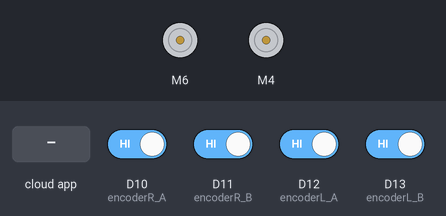
Simulated run of this sketch. Board: Arduino Zero (SAMD21). On the bench: 2 × DC motor (green arrow = forward, orange = backward, longer = faster). The test bench sets the inputs (shaded band); at power-on: D10 (encoderR_A), D11 (encoderR_B), D12 (encoderL_A), D13 (encoderL_B) HIGH. The ROS host is connected and sends only what is stated.

Above: at 1.2 s.
1.3 s: the phone or cloud app sets command to -100
At 2.2 s:
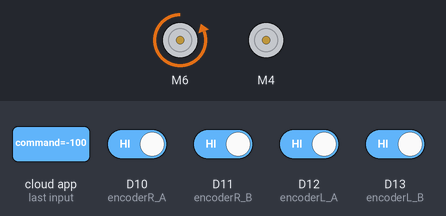
2.8 s: the phone or cloud app sets command to 100
At 5.0 s:
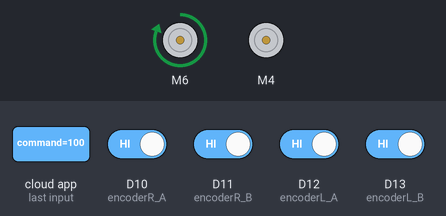
5.7 s: the phone or cloud app sets command to -100
At 8.2 s:
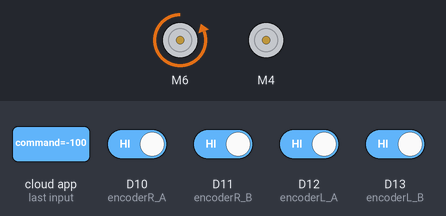
8.5 s: the phone or cloud app sets command to 0
At 8.9 s:
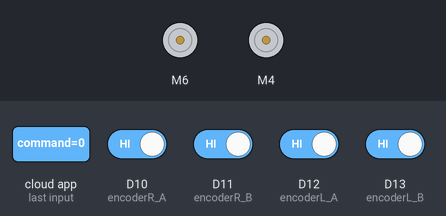
Timing chart, 0 to 11.0 s (numbered marks = the images above; inputs shaded):
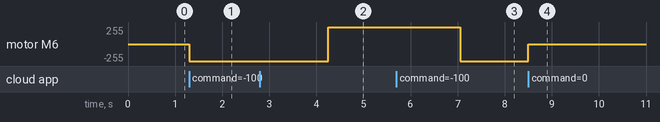

The sketch:

sketch_may07b.ino
```cpp
#define Serial SerialUSB
#define US_USBCON 1

#include <CytronMotorDriver.h>
#include <ArduinoHardware.h>
#include <ros.h>
#include <std_msgs/Int64.h>
#include <std_msgs/Float32.h>

CytronMD motor_r(PWM_DIR, 4, 3);
CytronMD motor_l(PWM_DIR, 6, 5);

int encoderL_A = 12;
int encoderL_B = 13;
int encoderR_A = 10;
int encoderR_B = 11;

double total_pulse = 40120;

long prevT_L = 0;
long prevT_R = 0;

long posPrev_L = 0;
float vlFilt = 0;
float vlPrev = 0;
float vt_L = 0;
long posPrev_R = 0;
float vrFilt = 0;
float vrPrev = 0;
float vt_R = 0;

volatile long pulse_L = 0;
volatile long pulse_R = 0;
int pulsesChanged = 0;

float kp = 35;
float ki = 650;

float e_L = 0;
float e_R = 0;
float eintegral_L = 0;
float eintegral_R = 0;

ros::NodeHandle nh;

std_msgs::Int64 encL_msg;
std_msgs::Int64 encR_msg;

ros::Publisher EncL("Enc_L", &encL_msg);
ros::Publisher EncR("Enc_R", &encR_msg);

void CallBack_L(const std_msgs::Float32& vel_l) {
  vt_L = vel_l.data;
}
void CallBack_R(const std_msgs::Float32& vel_r) {
  vt_R = vel_r.data;
}

ros::Subscriber <std_msgs::Float32> Motor_L("/control_left_wheel/command", CallBack_L);
ros::Subscriber <std_msgs::Float32> Motor_R("/control_right_wheel/command", CallBack_R);

void setup() {
  nh.getHardware() -> setBaud(57600);
  nh.initNode();
  nh.subscribe(Motor_L);
  nh.subscribe(Motor_R);
  nh.advertise(EncL);
  nh.advertise(EncR);

  attachInterrupt(encoderL_A, PULSE_L_A_CHANGE, CHANGE);
  attachInterrupt(encoderL_B, PULSE_L_B_CHANGE, CHANGE);
  attachInterrupt(encoderR_A, PULSE_R_A_CHANGE, CHANGE);
  attachInterrupt(encoderR_B, PULSE_R_B_CHANGE, CHANGE);
}
void loop() {
  while(!nh.connected()){
    nh.spinOnce();
    motor_l.setSpeed(0);
    motor_r.setSpeed(0);
    e_L = 0;
    e_R = 0;
    eintegral_L = 0;
    eintegral_R = 0;
  }

  nh.spinOnce();

  if (pulsesChanged != 0) {
    pulsesChanged = 0;

    encL_msg.data = pulse_L;
    encR_msg.data = pulse_R;
    EncL.publish(&encR_msg);
    EncR.publish(&encR_msg);
  }

  int pos_L = 0;
  int pos_R = 0;
  noInterrupts();
  pos_L = pulse_L;
  pos_R = pulse_R;
  interrupts();

  long currT_L = micros();
  float deltaT_L = ((float)(currT_L - prevT_L)) / 1.0e6;
  float velocity_L = (pos_L - posPrev_L) / deltaT_L;
  posPrev_L = pos_L;
  prevT_L = currT_L;

  long currT_R = micros();
  float deltaT_R = ((float)(currT_R - prevT_R)) / 1.0e6;
  float velocity_R = (pos_R - posPrev_R) / deltaT_R;
  posPrev_R = pos_R;
  prevT_R = currT_R;

  double vl = velocity_L / total_pulse * 60.0;
  double vr = velocity_R / total_pulse * 60.0;

  vlFilt = 0.854 * vlFilt + 0.0728 * vl + 0.0728 * vlPrev;
  vlPrev = vl;
  vlFilt = 0.854 * vrFilt + 0.0728 * vr + 0.0728 * vrPrev;
  vrPrev = vr;

  e_L = vt_L - vlFilt;
  eintegral_L = eintegral_L + e_L * deltaT_L;
  e_R = vt_R - vlFilt;
  eintegral_R = eintegral_R + e_R * deltaT_R;

  float ul = kp * e_L + ki * eintegral_L;
  float ur = kp * e_R + ki * eintegral_R;

  int dir_L = 1;
  if (ul < 0) {
    dir_L = -1;
  }
  int pwr_L = ((int) fabs(ul))*dir_L;
  if (pwr_L > 255){
    pwr_L = 255;
  }
  if (pwr_L < -255) {
    pwr_L = -255;
  }

  int dir_R = 1;
  if (ur < 0) {
    dir_R = -1;
  }
  int pwr_R = ((int) fabs(ur))*dir_R;
  if (pwr_R > 255) {
    pwr_R = 255;
  }
  if (pwr_R < -255) {
    pwr_R = -255;
  }

  if (vt_L == 0) motor_l.setSpeed(0);
  else motor_l.setSpeed(pwr_L);
  if (vt_R == 0) motor_r.setSpeed(0);
  else motor_r.setSpeed(pwr_R);

  delay(1);
}

void PULSE_L_A_CHANGE() {
  if (digitalRead(encoderL_B) == 0) {
    if (digitalRead(encoderL_A) == 0) {pulse_L--;}
    else pulse_L++;
  }
  else {
    if (digitalRead(encoderL_A) == 0) {pulse_L--;}
    else pulse_L++;
  }
  pulsesChanged = 1;
}

void PULSE_L_B_CHANGE() {
  if (digitalRead(encoderL_A) == 0) {
    if (digitalRead(encoderL_B) == 0) {pulse_L--;}
    else pulse_L++;
  }
  else {
    if (digitalRead(encoderL_B) == 0) {pulse_L--;}
    else pulse_L++;
  }
  pulsesChanged = 1;
}

void PULSE_R_A_CHANGE() {
  if (digitalRead(encoderR_B) == 0) {
    if (digitalRead(encoderR_A) == 0) {pulse_R--;}
    else pulse_R++;
  }
  else {
    if (digitalRead(encoderR_A) == 0) {pulse_R--;}
    else pulse_R++;
  }
  pulsesChanged = 1;
}

void PULSE_R_B_CHANGE() {
  if (digitalRead(encoderR_B) == 0) {
    if (digitalRead(encoderR_A) == 0) {pulse_R--;}
    else pulse_L++;
  }
  else {
    if (digitalRead(encoderR_A) == 0) {pulse_R--;}
    else pulse_R++;
  }
  pulsesChanged = 1;
}
```

Measured:
- after the input at 1.3 s, motor M6: stopped → backward 255/255 at once
- after the input at 2.8 s, motor M6: backward 255/255 → forward 255/255 after 1.4 s
- after the input at 5.7 s, motor M6: forward 255/255 → backward 255/255 after 1.4 s
- after the input at 8.5 s, motor M6: backward 255/255 → stopped at once
